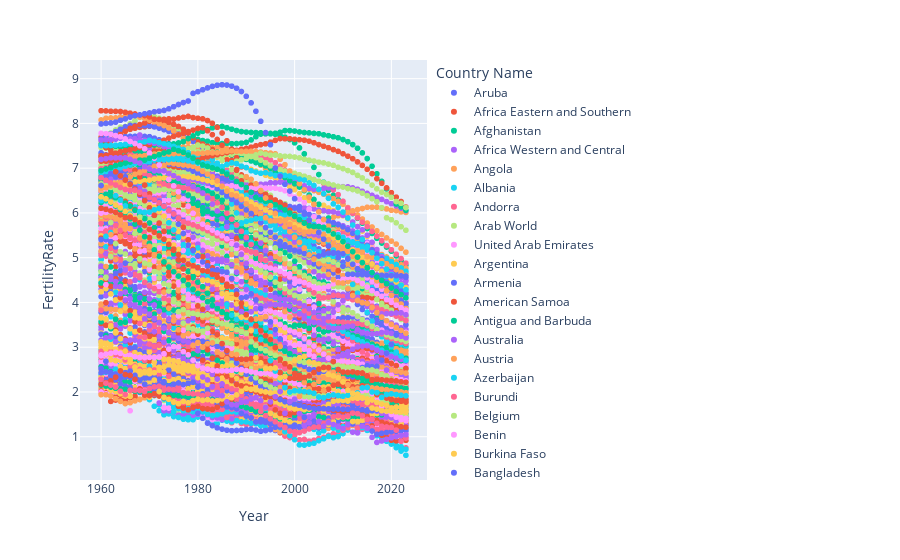

Source (notebook cell):
### Code cell
fig = px.scatter(
    df_long,
    x="Year",
    y="FertilityRate",
    color="Country Name"
)

fig.show()
